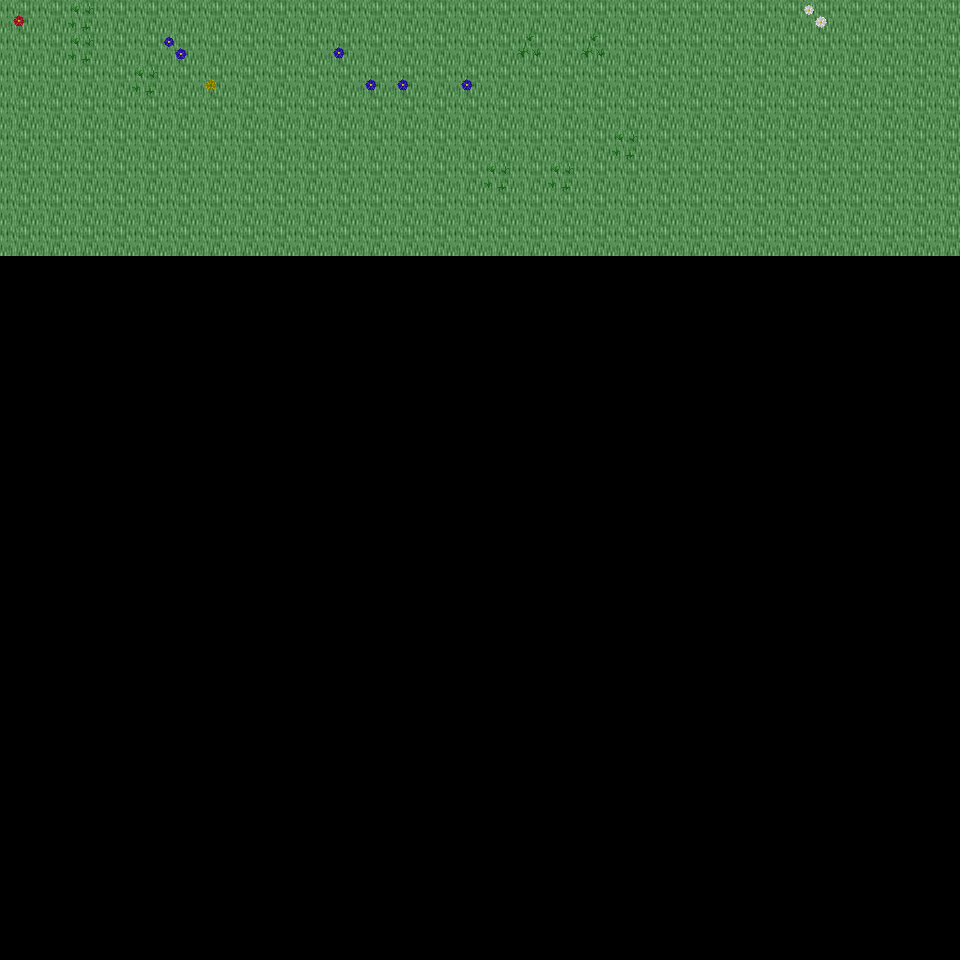

The image is a tile-based game level rendered from a .tmx file. Its description and source (layers, tilesets, objects; grid data summarised) follow:
An orthogonal 30x30 tile map with 32x32 px tiles, 6 tile layers (Ground, Object, Object2, Above, ...), 18 tilesets and 3 objects (3x mapExit).

<map version="1.0" orientation="orthogonal" renderorder="right-down" width="30" height="30" tilewidth="32" tileheight="32" nextobjectid="4">
  <tileset firstgid="1" name="tileset_ground_ground" tilewidth="32" tileheight="32" tilecount="33" columns="3">
    <image source="../drawable/tileset_ground_ground.png" width="96" height="352" />
  </tileset>
  <tileset firstgid="34" name="tileset_plant_flower_daisy_white" tilewidth="32" tileheight="32" tilecount="8" columns="2">
    <image source="../drawable/tileset_plant_flower_daisy_white.png" width="64" height="128" />
  </tileset>
  <tileset firstgid="42" name="tileset_plant_grasses" tilewidth="32" tileheight="32" tilecount="6" columns="3">
    <image source="../drawable/tileset_plant_grasses.png" width="96" height="64" />
  </tileset>
  <tileset firstgid="48" name="tileset_plant_flower_daisy_yellow" tilewidth="32" tileheight="32" tilecount="8" columns="2">
    <image source="../drawable/tileset_plant_flower_daisy_yellow.png" width="64" height="128" />
  </tileset>
  <tileset firstgid="56" name="tileset_plant_flower_daisy_blue" tilewidth="32" tileheight="32" tilecount="8" columns="2">
    <image source="../drawable/tileset_plant_flower_daisy_blue.png" width="64" height="128" />
  </tileset>
  <tileset firstgid="64" name="tileset_plant_flower_daisy_red" tilewidth="32" tileheight="32" tilecount="8" columns="2">
    <image source="../drawable/tileset_plant_flower_daisy_red.png" width="64" height="128" />
  </tileset>
  <tileset firstgid="72" name="tileset_plant_tree_tree_darkgreen" tilewidth="32" tileheight="32" tilecount="88" columns="8">
    <image source="../drawable/tileset_plant_tree_tree_darkgreen.png" width="256" height="352" />
  </tileset>
  <tileset firstgid="160" name="tileset_logic_creature_animal" tilewidth="32" tileheight="32" tilecount="32" columns="8">
    <image source="../drawable/tileset_logic_creature_animal.png" width="256" height="128" />
  </tileset>
  <tileset firstgid="192" name="tileset_logic_creature_elf" tilewidth="32" tileheight="32" tilecount="16" columns="8">
    <image source="../drawable/tileset_logic_creature_elf.png" width="256" height="64" />
  </tileset>
  <tileset firstgid="208" name="tileset_logic_collision" tilewidth="32" tileheight="32" tilecount="1" columns="1">
    <image source="../drawable/tileset_logic_collision.png" width="32" height="32" />
  </tileset>
  <tileset firstgid="209" name="tileset_logic_creature_human_evil" tilewidth="32" tileheight="32" tilecount="16" columns="8">
    <image source="../drawable/tileset_logic_creature_human_evil.png" width="256" height="64" />
  </tileset>
  <tileset firstgid="225" name="tileset_logic_portal" tilewidth="32" tileheight="32" tilecount="24" columns="8">
    <image source="../drawable/tileset_logic_portal.png" width="256" height="96" />
  </tileset>
  <tileset firstgid="249" name="tileset_ground_green_paving" tilewidth="32" tileheight="32" tilecount="18" columns="3">
    <image source="../drawable/tileset_ground_green_paving.png" width="96" height="192" />
  </tileset>
  <tileset firstgid="267" name="tileset_ground_water_swamp_water" tilewidth="32" tileheight="32" tilecount="33" columns="3">
    <image source="../drawable/tileset_ground_water_swamp_water.png" width="96" height="352" />
  </tileset>
  <tileset firstgid="300" name="tileset_plant_grasses_swamp" tilewidth="32" tileheight="32" tilecount="42" columns="6">
    <image source="../drawable/tileset_plant_grasses_swamp.png" width="192" height="224" />
  </tileset>
  <tileset firstgid="342" name="tileset_logic_protection" tilewidth="32" tileheight="32" tilecount="2" columns="2">
    <image source="../drawable/tileset_logic_protection.png" width="64" height="32" />
  </tileset>
  <tileset firstgid="344" name="tileset_logic_creature_ogre" tilewidth="32" tileheight="32" tilecount="4" columns="4">
    <image source="../drawable/tileset_logic_creature_ogre.png" width="128" height="32" />
  </tileset>
  <tileset firstgid="348" name="tileset_logic_creature_undead_skeleton" tilewidth="32" tileheight="32" tilecount="6" columns="6">
    <image source="../drawable/tileset_logic_creature_undead_skeleton.png" width="192" height="32" />
  </tileset>
  <layer name="Ground" width="30" height="30">
    <data>[900 cells, 240 non-empty, 1 distinct tile ids]</data>
  </layer>
  <layer name="Object" width="30" height="30">
    <data>[900 cells, 16 non-empty, 7 distinct tile ids]</data>
  </layer>
  <layer name="Object2" width="30" height="30">
    <data>[900 cells, 0 non-empty, 0 distinct tile ids]</data>
  </layer>
  <layer name="Above" width="30" height="30">
    <data>[900 cells, 0 non-empty, 0 distinct tile ids]</data>
  </layer>
  <layer name="Above2" width="30" height="30">
    <data>[900 cells, 0 non-empty, 0 distinct tile ids]</data>
  </layer>
  <layer name="Walkable" width="30" height="30">
    <data>[900 cells, 0 non-empty, 0 distinct tile ids]</data>
  </layer>
  <objectgroup name="MapEvents">
    <object id="1" name="north" type="mapExit" x="0" y="0" width="960" height="32">
      <properties>
        <property name="map" value="level_0_x189_y62" />
        <property name="x" value="0" />
        <property name="y" value="28" />
      </properties>
    </object>
    <object id="2" name="west" type="mapExit" x="0" y="0" width="32" height="960">
      <properties>
        <property name="map" value="level_0_x188_y63" />
        <property name="x" value="28" />
        <property name="y" value="0" />
      </properties>
    </object>
    <object id="3" name="east" type="mapExit" x="928" y="0" width="32" height="960">
      <properties>
        <property name="map" value="level_0_x190_y63" />
        <property name="x" value="1" />
        <property name="y" value="0" />
      </properties>
    </object>
  </objectgroup>
</map>
